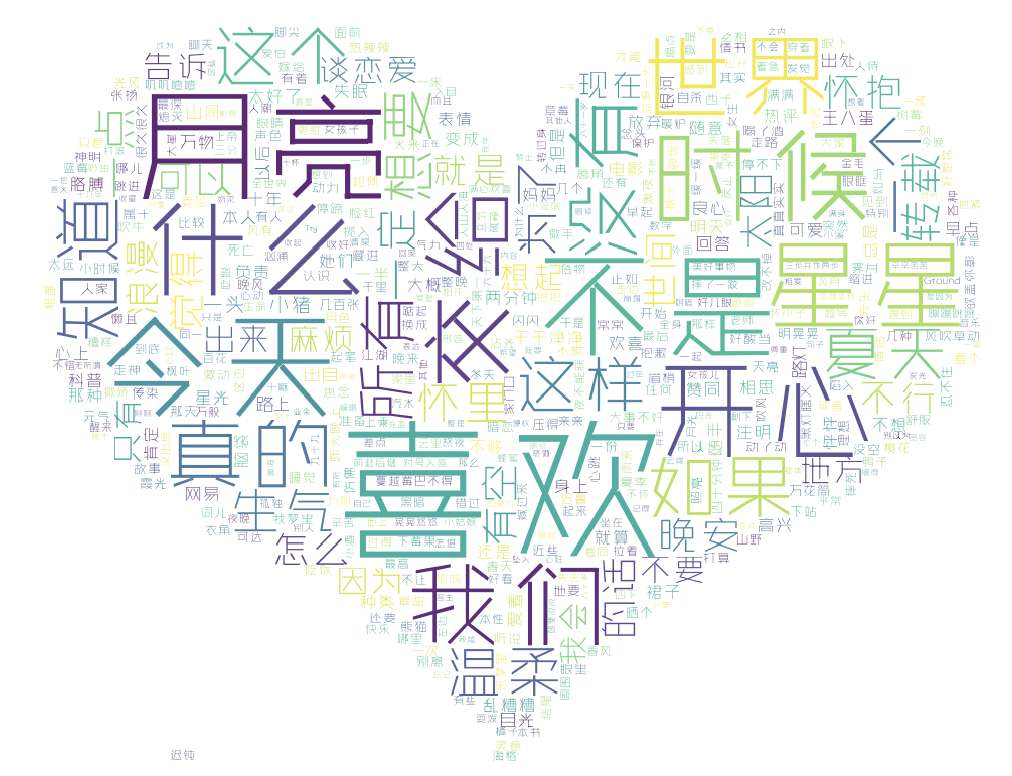
#> input picture 520/images2/tip.jpg, 1012 x 776 px
$ python index.py   (older library calls are emulated)
#> lines starting #> are read from the running program, lines starting #| are printed output that depends on the picture
from PIL import Image
import sys


picMatrix = [
    [0, 0,0,0,0,0, 0,0, 0,0,0,0,0, 0,0, 0,0,0,0,0, 0],
    [0, 1,1,1,1,1, 0,0, 1,1,1,1,1, 0,0, 1,1,1,1,1, 0],
    [0, 1,0,0,0,0, 0,0, 0,0,0,0,1, 0,0, 1,0,0,0,1, 0],
    [0, 1,0,0,0,0, 0,0, 0,0,0,0,1, 0,0, 1,0,0,0,1, 0],
    [0, 1,1,1,1,1, 0,0, 1,1,1,1,1, 0,0, 1,0,0,0,1, 0],
    [0, 0,0,0,0,1, 0,0, 1,0,0,0,0, 0,0, 1,0,0,0,1, 0],
    [0, 0,0,0,0,1, 0,0, 1,0,0,0,0, 0,0, 1,0,0,0,1, 0],
    [0, 1,1,1,1,1, 0,0, 1,1,1,1,1, 0,0, 1,1,1,1,1, 0],

    [0, 0,0,0,0,0, 0,0, 0,0,0,0,0, 0,0, 0,0,0,0,0, 0],
    [0, 0,0,0,0,0, 0,0, 0,0,0,0,0, 0,0, 0,0,0,0,0, 0],
    [0, 0,0,0,0,0, 0,0, 0,0,0,0,0, 0,0, 0,0,0,0,0, 0],

    # 妹子名字矩阵
    [0, 1,0,0,0,0, 0,0, 1,1,1,1,1, 0,0, 1,1,1,0,0, 0],
    [0, 1,0,0,0,0, 0,0, 1,0,0,0,0, 0,0, 1,0,0,1,0, 0],
    [0, 1,0,0,0,0, 0,0, 1,0,0,0,0, 0,0, 1,0,0,0,1, 0],
    [0, 1,0,0,0,0, 0,0, 1,0,0,0,0, 0,0, 1,0,0,1,0, 0],
    [0, 1,1,1,1,1, 0,0, 1,1,1,1,1, 0,0, 1,1,1,0,0, 0],

    [0, 0,0,0,0,0, 0,0, 0,0,0,0,0, 0,0, 0,0,0,0,0, 0],
]
w = len(picMatrix[0])
h = len(picMatrix)

mw = 100

toImage = Image.new('RGBA', (100 * w, 100 * (h + 1)))
#> toImage: PIL image 2100x1800 RGBA; every value is 0

def save_photo_wall(noTipImage, imgCount):
#> called with noTipImage = False, imgCount = 10
    imgIndex = 0
    needImgNum = 0
    for y in range(h):
        for x in range(w):
            try:
                if picMatrix[y][x] == 1:
                    needImgNum = needImgNum + 1
                    fromImage = Image.open(r"./images/jpg/%s.jpg" % str(imgIndex % imgCount))
                    fromImage = fromImage.resize((100, 100), Image.ANTIALIAS)
                    toImage.paste(fromImage, (x * mw, y * mw))
                    imgIndex = imgIndex + 1
                else:
                    pass
            except IOError:
                pass

    # 底部加文字图片
    if not noTipImage:
        tipImage = Image.open(r"./images2/tip.jpg")
#> tipImage is the input picture: PIL image 1012x776 RGB; mean R, G, B 238, 241.6, 239.8
        tipImage.resize((100 * (w - 2), 100), Image.ANTIALIAS)
        toImage.paste(tipImage, (100, int((y + 0.7) * mw)))
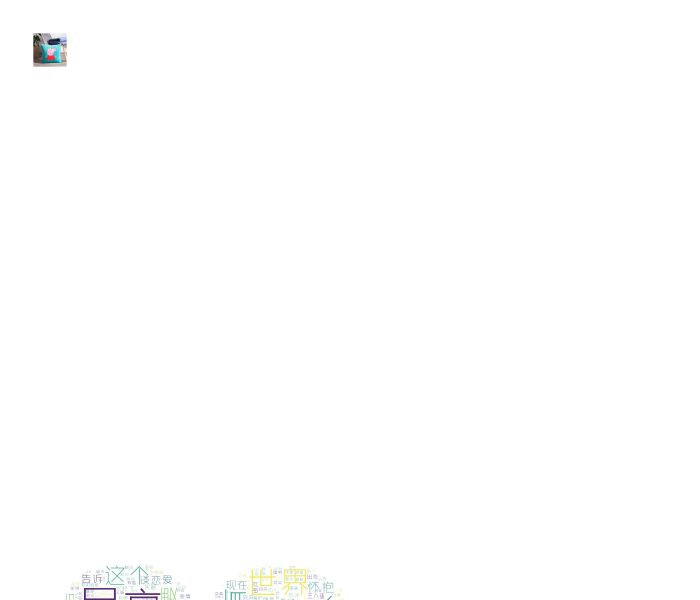
#> toImage: PIL image 2100x1800 RGBA (shown at 1/3 size); mean R, G, B, A 8.8, 8.9, 8.8, 9.5; transparent parts drawn white

    print('img_count needed for no-repeat-img-fragment: %s' % needImgNum)

    toImage.show()

    # todo sr
    toImage.save('she33332.png')

if __name__ == '__main__':
    imgCount = 10
    lenArgv = len(sys.argv)
    noTipImage = False
    if lenArgv > 1:
        noTipImage = bool(int(sys.argv[1]))
    if lenArgv > 2:
        imgCount = int(sys.argv[2])

    save_photo_wall(noTipImage, imgCount)
